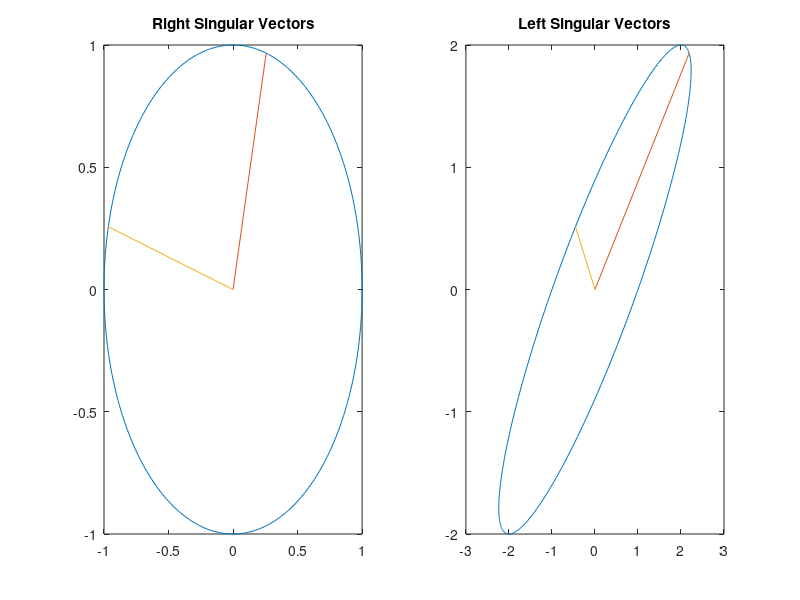

Here is the MATLAB script that generated this plot:
% Jack Weissenberger Homework 3 Problem 4.3

% Given a real 2x2 matrix A, plot the right singular vectors v1 and v2 in
% the unit circle and also the left singular vectors u1 and u2 in the 
% appropriate elipse

A = [1 2;
    -0 2];

[U, S, V] = svd (A);
S = diag(S);

theta=0:2*pi/360:2*pi;

x = cos(theta);
y = sin(theta);

subplot(1,2,1)
plot(x,y)
title('Right Singular Vectors')
hold on
plot([0 V(1,1)], [0 V(2,1)], '-')
plot([0 V(1,2)], [0 V(2,2)], '-')
hold off

unitCirc = [x;y];
elip = A*unitCirc;

subplot(1,2,2)
plot(elip(1,:) , elip(2,:))
title('Left Singular Vectors')
hold on
plot([0 S(1)*U(1,1)], [0 S(1)*U(2,1)], '-')
plot([0 S(2)*U(1,2)], [0 S(2)*U(2,2)], '-')
hold off
